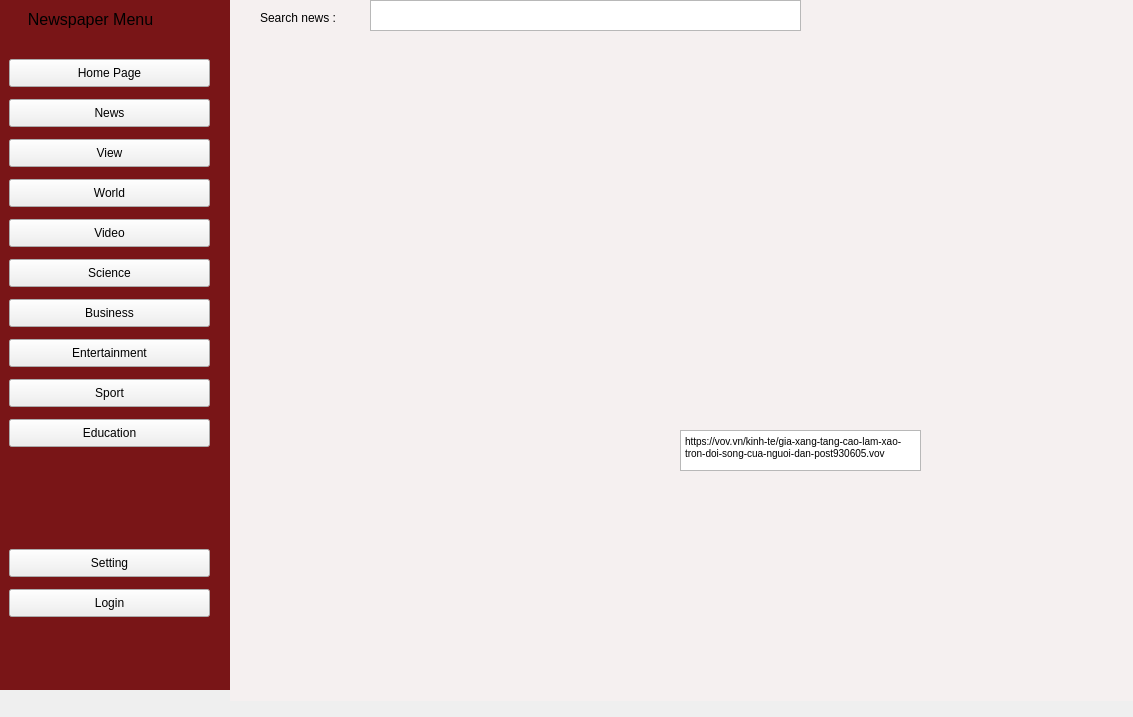
<?xml version="1.0" encoding="UTF-8"?>
<ui version="4.0">
 <class>MainWindow</class>
 <widget class="QMainWindow" name="MainWindow">
  <property name="geometry">
   <rect>
    <x>0</x>
    <y>0</y>
    <width>1133</width>
    <height>717</height>
   </rect>
  </property>
  <property name="windowTitle">
   <string>MainWindow</string>
  </property>
  <widget class="QWidget" name="centralwidget">
   <property name="styleSheet">
    <string notr="true">#leftMenu{
   background_color : #154c79 }
</string>
   </property>
   <widget class="QWidget" name="leftMenu" native="true">
    <property name="geometry">
     <rect>
      <x>-1</x>
      <y>-1</y>
      <width>231</width>
      <height>691</height>
     </rect>
    </property>
    <property name="styleSheet">
     <string notr="true">#leftMenu{
  background-color: #791517 }</string>
    </property>
    <widget class="QLabel" name="label">
     <property name="geometry">
      <rect>
       <x>20</x>
       <y>10</y>
       <width>201</width>
       <height>21</height>
      </rect>
     </property>
     <property name="font">
      <font>
       <pointsize>12</pointsize>
       <weight>50</weight>
       <bold>false</bold>
      </font>
     </property>
     <property name="text">
      <string>  Newspaper Menu</string>
     </property>
    </widget>
    <widget class="QPushButton" name="pushButton">
     <property name="geometry">
      <rect>
       <x>10</x>
       <y>60</y>
       <width>201</width>
       <height>28</height>
      </rect>
     </property>
     <property name="text">
      <string>Home Page</string>
     </property>
    </widget>
    <widget class="QPushButton" name="pushButton_2">
     <property name="geometry">
      <rect>
       <x>10</x>
       <y>100</y>
       <width>201</width>
       <height>28</height>
      </rect>
     </property>
     <property name="text">
      <string>News</string>
     </property>
    </widget>
    <widget class="QPushButton" name="pushButton_3">
     <property name="geometry">
      <rect>
       <x>10</x>
       <y>140</y>
       <width>201</width>
       <height>28</height>
      </rect>
     </property>
     <property name="text">
      <string>View</string>
     </property>
    </widget>
    <widget class="QPushButton" name="pushButton_4">
     <property name="geometry">
      <rect>
       <x>10</x>
       <y>180</y>
       <width>201</width>
       <height>28</height>
      </rect>
     </property>
     <property name="text">
      <string>World</string>
     </property>
    </widget>
    <widget class="QPushButton" name="pushButton_5">
     <property name="geometry">
      <rect>
       <x>10</x>
       <y>220</y>
       <width>201</width>
       <height>28</height>
      </rect>
     </property>
     <property name="text">
      <string>Video</string>
     </property>
    </widget>
    <widget class="QPushButton" name="pushButton_6">
     <property name="geometry">
      <rect>
       <x>10</x>
       <y>260</y>
       <width>201</width>
       <height>28</height>
      </rect>
     </property>
     <property name="text">
      <string>Science</string>
     </property>
    </widget>
    <widget class="QPushButton" name="pushButton_7">
     <property name="geometry">
      <rect>
       <x>10</x>
       <y>300</y>
       <width>201</width>
       <height>28</height>
      </rect>
     </property>
     <property name="text">
      <string>Business</string>
     </property>
    </widget>
    <widget class="QPushButton" name="pushButton_8">
     <property name="geometry">
      <rect>
       <x>10</x>
       <y>340</y>
       <width>201</width>
       <height>28</height>
      </rect>
     </property>
     <property name="text">
      <string>Entertainment</string>
     </property>
    </widget>
    <widget class="QPushButton" name="pushButton_9">
     <property name="geometry">
      <rect>
       <x>10</x>
       <y>380</y>
       <width>201</width>
       <height>28</height>
      </rect>
     </property>
     <property name="text">
      <string>Sport</string>
     </property>
    </widget>
    <widget class="QPushButton" name="pushButton_10">
     <property name="geometry">
      <rect>
       <x>10</x>
       <y>420</y>
       <width>201</width>
       <height>28</height>
      </rect>
     </property>
     <property name="text">
      <string>Education</string>
     </property>
    </widget>
    <widget class="QPushButton" name="pushButton_11">
     <property name="geometry">
      <rect>
       <x>10</x>
       <y>550</y>
       <width>201</width>
       <height>28</height>
      </rect>
     </property>
     <property name="text">
      <string>Setting</string>
     </property>
    </widget>
    <widget class="QPushButton" name="pushButton_12">
     <property name="geometry">
      <rect>
       <x>10</x>
       <y>590</y>
       <width>201</width>
       <height>28</height>
      </rect>
     </property>
     <property name="text">
      <string>Login</string>
     </property>
    </widget>
   </widget>
   <widget class="QWidget" name="mainBody" native="true">
    <property name="geometry">
     <rect>
      <x>230</x>
      <y>-10</y>
      <width>911</width>
      <height>711</height>
     </rect>
    </property>
    <property name="styleSheet">
     <string notr="true">#mainBody{
  background-color: #F5f0f0}</string>
    </property>
    <layout class="QVBoxLayout" name="verticalLayout">
     <item>
      <widget class="QWidget" name="headerFrame" native="true">
       <widget class="QWidget" name="mainFrame" native="true">
        <property name="geometry">
         <rect>
          <x>0</x>
          <y>0</y>
          <width>893</width>
          <height>591</height>
         </rect>
        </property>
        <widget class="QWidget" name="cardFrame" native="true">
         <property name="geometry">
          <rect>
           <x>10</x>
           <y>-20</y>
           <width>893</width>
           <height>121</height>
          </rect>
         </property>
         <widget class="QLabel" name="label_2">
          <property name="geometry">
           <rect>
            <x>20</x>
            <y>40</y>
            <width>101</width>
            <height>16</height>
           </rect>
          </property>
          <property name="text">
           <string>Search news :</string>
          </property>
         </widget>
         <widget class="QTextBrowser" name="textBrowser">
          <property name="geometry">
           <rect>
            <x>130</x>
            <y>30</y>
            <width>431</width>
            <height>31</height>
           </rect>
          </property>
         </widget>
        </widget>
        <widget class="QLabel" name="label_3">
         <property name="geometry">
          <rect>
           <x>-280</x>
           <y>110</y>
           <width>971</width>
           <height>371</height>
          </rect>
         </property>
         <property name="text">
          <string/>
         </property>
         <property name="pixmap">
          <pixmap>277262295_1376424442804106_4597301472627125161_n (2).png</pixmap>
         </property>
        </widget>
        <widget class="QTextBrowser" name="textBrowser_2">
         <property name="geometry">
          <rect>
           <x>450</x>
           <y>440</y>
           <width>241</width>
           <height>41</height>
          </rect>
         </property>
         <property name="html">
          <string>&lt;!DOCTYPE HTML PUBLIC &quot;-//W3C//DTD HTML 4.0//EN&quot; &quot;http://www.w3.org/TR/REC-html40/strict.dtd&quot;&gt;
&lt;html&gt;&lt;head&gt;&lt;meta name=&quot;qrichtext&quot; content=&quot;1&quot; /&gt;&lt;style type=&quot;text/css&quot;&gt;
p, li { white-space: pre-wrap; }
&lt;/style&gt;&lt;/head&gt;&lt;body style=&quot; font-family:'MS Shell Dlg 2'; font-size:7.8pt; font-weight:400; font-style:normal;&quot;&gt;
&lt;p style=&quot; margin-top:0px; margin-bottom:0px; margin-left:0px; margin-right:0px; -qt-block-indent:0; text-indent:0px;&quot;&gt;https://vov.vn/kinh-te/gia-xang-tang-cao-lam-xao-tron-doi-song-cua-nguoi-dan-post930605.vov&lt;/p&gt;&lt;/body&gt;&lt;/html&gt;</string>
         </property>
        </widget>
       </widget>
      </widget>
     </item>
    </layout>
   </widget>
  </widget>
  <widget class="QMenuBar" name="menubar">
   <property name="geometry">
    <rect>
     <x>0</x>
     <y>0</y>
     <width>1133</width>
     <height>26</height>
    </rect>
   </property>
  </widget>
 </widget>
 <resources>
  <include location="test.qrc"/>
 </resources>
 <connections/>
</ui>
